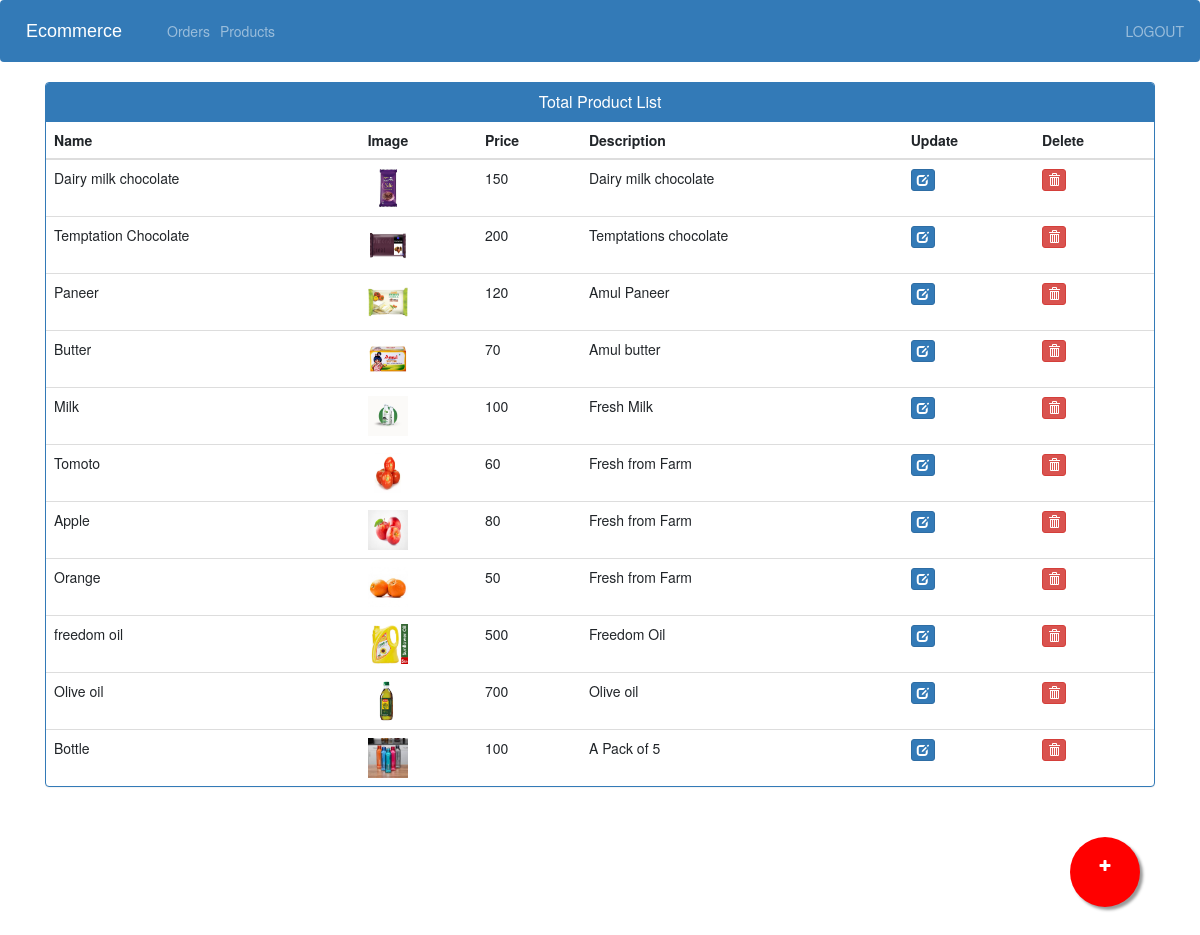
The page /admin-products (signed in) on the database its author committed.
### EcomApp/models.py (models this page shows, shortened)
class Product(models.Model):
    name = models.CharField(max_length=40)
    product_image = models.ImageField(
        upload_to='product_image/', null=True, blank=True, default='product_image/dm.jpg')
    price = models.PositiveIntegerField()
    description = models.CharField(max_length=40)

### EcomApp/views.py (the view)
# urls.py: path('admin-products', views.adminproductsview, name='admin-products'),
@login_required(login_url='adminlogin')
def adminproductsview(request):
    products = models.Product.objects.all()
    return render(request, 'EcomApp/aproducts.html', {'products': products})

### EcomApp/templates/EcomApp/aproducts.html (shortened to what this page needs)
{% extends 'EcomApp/abase.html' %}
{% load static %}
{% block content %}
<head>
  <link href="//netdna.bootstrapcdn.com/bootstrap/3.0.0/css/bootstrap.min.css" rel="stylesheet" id="bootstrap-css">
</head>
<div class="container">
  <div class="panel panel-primary">
    <div class="panel-heading">
      <h6 class="panel-title">Total Product List</h6>
    </div>
    <table class="table table-hover" id="dev-table">
      <thead>
        <tr>
          <th>Name</th>
          <th>Image</th>
          <th>Price</th>
          <th>Description</th>
          <th>Update</th>
          <th>Delete</th>
        </tr>
      </thead>
      {% for p in products %}
  {% if p %}
      <tr>
        <td> {{p.name}}</td>
        <td> <img src="{% static p.product_image.url %}" alt="Profile Pic" height="40px" width="40px" /></td>
        <td>{{p.price}}</td>
        <td>{{p.description}}</td>
        <td><a class="btn btn-primary btn-xs" href="{% url 'update-product' p.id  %}"><span class="glyphicon glyphicon-edit"></span></a></td>
        <td><a class="btn btn-danger btn-xs" href="{% url 'delete-product' p.id  %}"><span class="glyphicon glyphicon-trash"></span></a></td>
      </tr>
      {%else%}
      <br><br><br>
      <h1>no products</h1>
      {% endif %}
      {% endfor %}
    </table>
  </div>
</div>
<a href="/admin-add-product" class="float">
<i class="fa fa-plus my-float"></i>
</a>
{% endblock content %}

### EcomApp/templates/EcomApp/aproducts.html (style rules this page uses)
a:link { text-decoration: none; }
h6 { text-align: center; }
.float { position:fixed; width:70px; height:70px; bottom:60px; right:60px; background-color:red; color:#FFF; border-radius:50px; text-align:center; box-shadow: 3px 3px 3px #999; }
.my-float { margin-top:22px; }

### rows shown on the page
Product: name "Dairy milk chocolate", product_image (picture), price "150", description "Dairy milk chocolate"
Product: name "Temptation Chocolate", product_image (picture), price "200", description "Temptations chocolate"
Product: name "Paneer", product_image (picture), price "120", description "Amul Paneer"
Product: name "Butter", product_image (picture), price "70", description "Amul butter"
Product: name "Milk", product_image (picture), price "100", description "Fresh Milk"
Product: name "Tomoto", product_image (picture), price "60", description "Fresh from Farm"
Product: name "Apple", product_image (picture), price "80", description "Fresh from Farm"
Product: name "Orange", product_image (picture), price "50", description "Fresh from Farm"
Product: name "freedom oil", product_image (picture), price "500", description "Freedom Oil"
Product: name "Olive oil", product_image (picture), price "700", description "Olive oil"
Product: name "Bottle", product_image (picture), price "100", description "A Pack of 5"
